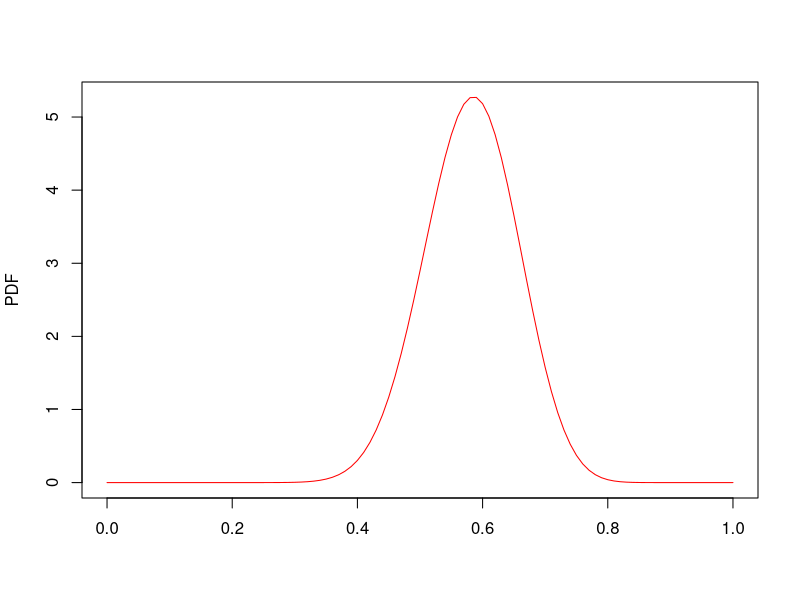

Write the R code that produced this figure.
## ---- chunk 1
parsBeta_aprior <- c(25, 18)
curve(dbeta(x, parsBeta_aprior[1], parsBeta_aprior[2]), from = 0, to = 1, col = "red", ylab = "PDF", xlab = "")
